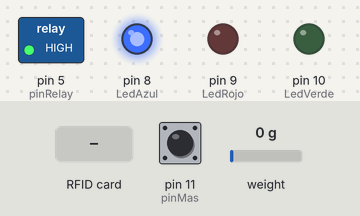
A sketch run on a simulated Arduino Mega 2560, built with avr-gcc and run on an emulated ATmega2560. Shown: switched loads named in the sketch (green lamp = pin HIGH), output pins drawn as LEDs (lit = HIGH). Inputs (shaded band) come from the test bench; at power-on: pin 11 (pinMas) HIGH, weight on the scale 0 g. Pins used as bus, display or sensor lines are not drawn; what the sketch prints to the serial monitor is not drawn.

Above: at 6.4 s.
6.5 s: pin 11 (pinMas) pulled LOW for 0.15 s
At 8.2 s:
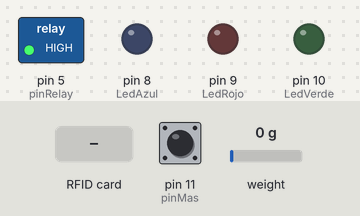
8.5 s: RFID card 5E 7A 19 C4 held to the reader
At 9.5 s:
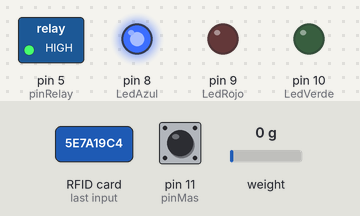
10.5 s: pin 11 (pinMas) pulled LOW for 1 s
At 12.4 s:
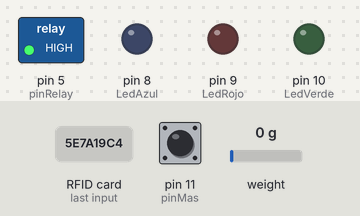
Timing chart, 0 to 13.9 s (numbered marks = the images above; inputs shaded):
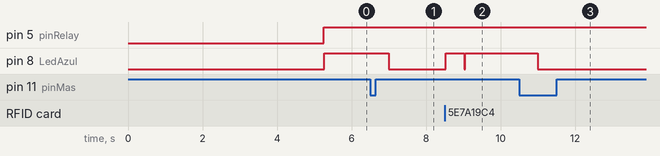

Measured:
- after the input at 6.5 s, pin 8 (LedAzul): HIGH → LOW after 0.50 s
- after the input at 8.5 s, pin 8 (LedAzul): LOW → HIGH at once, → LOW 0.50 s later, → HIGH 0.02 s later
- after the input at 10.5 s, pin 8 (LedAzul): HIGH → LOW after 0.50 s

The sketch:

BalanzaMegaSPI.ino
```cpp
////////////////////////////////////////////////////////////////////////////////MFRC522////////////////////////////////////////////////////////////////////////////////
#include <MFRC522.h>

#define RST_PIN	4    //Pin 4 para el reset del RC522
#define SS_PIN	53   //Pin 10 para el SS (SDA) del RC522 // Cambiar al pin 53 para el arduino mega

MFRC522 mfrc522(SS_PIN, RST_PIN); //Creamos el objeto para el RC522

////////////////////////////////////////////////////////////////////////////////HX711////////////////////////////////////////////////////////////////////////////////

//#include <Arduino.h>
#include "HX711.h"                //Incluir librería del módulo HX711
//todos los pines son digitales a menos que se indique lo contrario.
const int LOADCELL_DOUT_PIN = 2;  //Pin DOUT del módulo HX
const int LOADCELL_SCK_PIN = 3;   //Pin sck del módulo HX

HX711 scale;  //Crear objeto Escala

////////////////////////////////////////////////////////////////////////////////Variables////////////////////////////////////////////////////////////////////////////////

float pesoCarrito = 1;      //Precio predeterminado de punto flotante

float margen = 10; //margen de error medido en gramos
float pesoSuperior = pesoCarrito + margen;
float pesoInferior = pesoCarrito - margen;

bool estaApagado = false;   //Bool para el cambio de estado del módulo
bool estaEncendido = false; //Bool para el cambio de estado del módulo

bool haSidoPesado = false;    //Bool para saber si el carrito has sido pesado
bool pesoEsCorrecto = false;  //Bool para saber si el peso es correcto

bool puedePagar = false;
bool ApagarAlarma = false; // cambiar a true para que siempre se ejecute a menos que se diga lo contrario

////////////////////////////////////////////////////////////////////////////////Otros pines////////////////////////////////////////////////////////////////////////////////

#define pinMas 11       //Pin para el boton de avance
//#define pinMenos 12   //Pin para el boton de retroceso
#define pinLlave 12     //Definir pin para el switch con llave
#define pinRelay 5      //Definir pin para el modulo relay que activa la luz estroboscópica
#define pinTarjeta 6

#define LedAzul 8
#define LedRojo 9
#define LedVerde 10

////////////////////////////////////////////////////////////////////////////////PUSHBUTTON////////////////////////////////////////////////////////////////////////////////

#include <Pushbutton.h>           //Incluir librería pushbutton
Pushbutton BotonMas(pinMas);      //Crear objeto pushbutton para avance
//Pushbutton BotonMenos(pinMenos);//Crear objeto pushbutton para retroceso
Pushbutton Llave(pinLlave);  //Crear objeto pushbutton para el switch con llave
Pushbutton Tarjeta(pinTarjeta);

int Indice = 0;             //Punto de partida para navegación
int intentos = 3;           //Iniciar con 3 intentos para escanear correctamente el contenido
//const int totalBloques = 2; //Total de bloques de navegación

void setup() {

  Serial.begin(57600);                    //El puerto debe de ser inicializado a 57600 baudios para el modulo HX, de lo contrario no funciona
  Serial.println("Iniciando la balanza");

  scale.begin(LOADCELL_DOUT_PIN, LOADCELL_SCK_PIN);

  Serial.println("Antes de calibrar la balanza:");
  Serial.print("read: \t\t");
  Serial.println(scale.read());                  //Lectura directa del modulo

  Serial.print("read average: \t\t");
  Serial.println(scale.read_average(10));        //Promedio de 10 lecturas

  Serial.print("get value: \t\t");
  Serial.println(scale.get_value(5));            //Promedio de 5 lecturas

  Serial.print("get units: \t\t");
  Serial.println(scale.get_units(5), 1);         //Promedio de 5 lecturas en unidades

  scale.set_scale(-500.49);                      //obtenido de calibrar un peso de 400 gramos con la celda de 5kg.

  scale.tare();                                  //Tarar

  Serial.println("Después de calibrar la balanza:");

  Serial.print("read: \t\t");
  Serial.println(scale.read());                 //Lectura directa de la celda

  Serial.print("read average: \t\t");
  Serial.println(scale.read_average(10));       //Promedio de 10 lecturas

  Serial.print("get value: \t\t");
  Serial.println(scale.get_value(5));           //Promedio de 5 lecturas

  Serial.print("get units: \t\t");
  Serial.println(scale.get_units(5), 1);        //Imprime el promedio de 5 lecturas  una vez tarado. Este valor deberia ser lo más cercano a 0.

	Serial2.begin(9600); //Iniciamos la comunicación  serial
	SPI.begin();        //Iniciamos el Bus SPI
	mfrc522.PCD_Init(); // Iniciamos  el MFRC522
  if (Serial2.available()) {
	Serial.println("Iniciando lector de tarjetas");
  }


  //Declarar pines para leds indicadores

  pinMode(LedAzul, OUTPUT);
  pinMode(LedRojo, OUTPUT);
  pinMode(LedVerde, OUTPUT);
  pinMode(pinRelay, OUTPUT);  //Declarar relay como output

}

void loop()
{
    Serial.println("Nuevo inicio el programa");

  pesar();

  alarma();

    Serial.println("Empezando el pago de carrito.");

  pagar();

    Serial.println("Programa terminado, regresando al inicio del programa.");

}

void pesar()
{
  //Solicitar a la base de datos el peso

  digitalWrite(pinRelay, HIGH);
  ApagarAlarma = false;
  while (intentos > 0) {
  if (BotonMas.getSingleDebouncedPress()) {
      estaApagado = false; //devolver el flag de estaApagado a false para poder volver a enviar la señal de apagado.

      if(!estaEncendido)  //Enviar una señal de encendido una sola vez. Checa por el opuesto de estaEncendido que por defecto es false
      {
      scale.power_up();
      estaEncendido = true; //Cambiar el estado de estaEncendido.
      }
      if(!haSidoPesado)    //Checa por el opuesto de haSidoPesado, por defecto false.
      {
        Serial.println("Pesando, por favor espere...");
        pesoCarrito = scale.get_units(5);   //Si no ha sido pesado, obtener el peso promedio de 10 lecturas redondeado 2 decimales de gramo.
          Serial.print("El carrito ha sido pesado, el peso es de ");
          Serial.print(pesoCarrito, 2);
          Serial.println(" gramos.");
            //Enviar el peso obtenido de la balanza devuelta a control
            if(pesoCarrito<pesoSuperior && pesoCarrito >pesoInferior){
            //if (pesoCarrito > pesoTeorico) {
            intentos = 0;             //Condición para salir del bucle
//          pesoEsCorrecto = true;
            puedePagar = true;
            ApagarAlarma = true;
            }
            else {
            intentos--;
            }
        haSidoPesado = true;                //Cambiar el estado de haSidoPesado a true
      }
      digitalWrite(LedVerde, HIGH);
      digitalWrite(LedAzul, LOW);

  }
  else {
        haSidoPesado = false;
        estaEncendido = false;
        if(!estaApagado)  //Enviar una señal de apagado una sola vez. Checa por el opuesto de estaApagado que por defecto es false
      {
        scale.power_down();
        Serial.println("Porfavor remueva cualquier objeto. Luego, coloque los productos en la balanza");
          Serial.print("Usted tiene ");
          Serial.print(intentos);
          Serial.print(" intentos restantes.");
        estaApagado = true;   //Cambiar el estado de estaApagado para evitar que esta instrucción se ejecute más de una vez
      }
      digitalWrite(LedVerde, LOW); //LED indicador
      digitalWrite(LedAzul, HIGH);

      }
  }

  estaApagado = false;
  digitalWrite(LedVerde, LOW);  //LED indicador
  digitalWrite(LedRojo, LOW);   //Apagar los Leds
  digitalWrite(LedAzul, LOW);

}

void alarma()
{
  Serial.println("Encendiendo la alarma");

  while (!ApagarAlarma) {
    digitalWrite(LedRojo, HIGH);
    digitalWrite(pinRelay, LOW);              //Cambia el estado del relay que enciende la luz estroboscopica
      if (Llave.getSingleDebouncedPress()) {  //Si el interruptor de seguridad es presionado 1 vez
      intentos = 3;                           //Reiniciar el contador para la cantidad de intentos
      ApagarAlarma = true;                    //Se debe de devolver este flag para que el codigo vuelva a ejecutarse.
      puedePagar = false;                     //Asegurarse que aún no pueda pagar
      digitalWrite(LedVerde, HIGH);
      Serial.println("Una persona autorizada acaba de reiniciar el sistema. Usted ahora puede continuar con el programa.");
      }
  }
  //Reiniciando las variables
  digitalWrite(pinRelay, HIGH);  //devolver el estado del relay
  digitalWrite(LedRojo, LOW);

}

void pagar()
{
  if(puedePagar)
  {
    Serial.println("Por favor, acerce una tarjeta compatible al módulo de lectura.");
  }

  while(puedePagar)
  {
     if (mfrc522.PICC_IsNewCardPresent())
        {
  		      digitalWrite(LedAzul, HIGH); //enviar señal al microcontrolador
            //digitalWrite(2, HIGH); //enviar señal al microcontrolador
            //Seleccionamos una tarjeta
            if ( mfrc522.PICC_ReadCardSerial())
            {
                  // Enviamos el UID
                  Serial.print("Card UID:");
                  for (byte i = 0; i < mfrc522.uid.size; i++) {
                          Serial.print(mfrc522.uid.uidByte[i] < 0x10 ? " 0" : " ");
                          Serial.print(mfrc522.uid.uidByte[i], HEX);
                  }
                  Serial.println("");
                  Serial.println("Pago exitoso. Gracias por su compra!");
                  puedePagar = false;
                  intentos = 3;
                  delay(500);
                  mfrc522.PICC_HaltA();
            }
	}
}
digitalWrite(LedAzul, LOW); //enviar señal al microcontrolador
}
// void reiniciarVars()
// {

// Serial.println(estaApagado);
// Serial.println(estaEncendido);
// Serial.println(haSidoPesado);
// Serial.println(pesoEsCorrecto);
// Serial.println(puedePagar);
// Serial.println(ApagarAlarma);

// }
```
